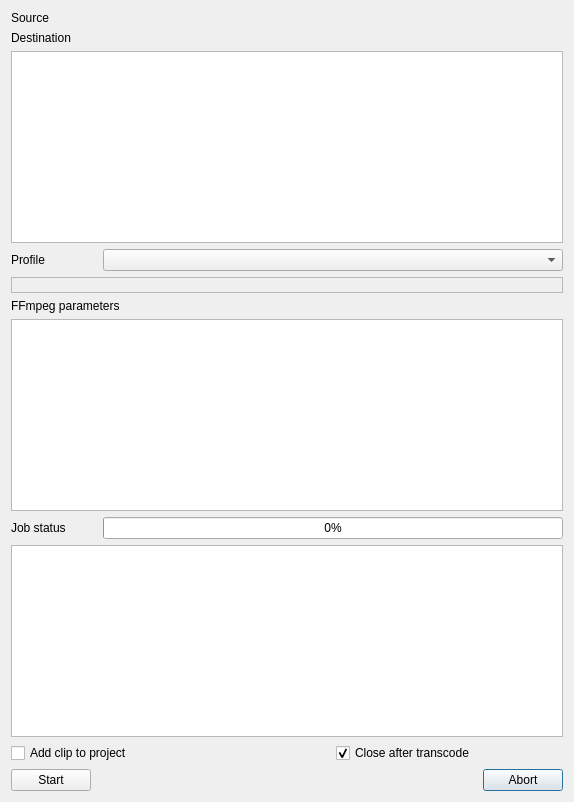
<?xml version="1.0" encoding="UTF-8"?>
<ui version="4.0">
 <author>
SPDX-FileCopyrightText: none
SPDX-License-Identifier: GPL-3.0-only OR LicenseRef-KDE-Accepted-GPL
 </author>
 <class>ClipTranscode_UI</class>
 <widget class="QDialog" name="ClipTranscode_UI">
  <property name="geometry">
   <rect>
    <x>0</x>
    <y>0</y>
    <width>574</width>
    <height>802</height>
   </rect>
  </property>
  <property name="windowTitle">
   <string>Dialog</string>
  </property>
  <layout class="QGridLayout" name="gridLayout">
   <item row="11" column="2">
    <spacer name="horizontalSpacer">
     <property name="orientation">
      <enum>Qt::Horizontal</enum>
     </property>
     <property name="sizeHint" stdset="0">
      <size>
       <width>40</width>
       <height>20</height>
      </size>
     </property>
    </spacer>
   </item>
   <item row="7" column="2" colspan="2">
    <widget class="QProgressBar" name="job_progress">
     <property name="value">
      <number>0</number>
     </property>
     <property name="format">
      <string>%p%</string>
     </property>
    </widget>
   </item>
   <item row="3" column="2" colspan="2">
    <widget class="KComboBox" name="profile_list"/>
   </item>
   <item row="11" column="3">
    <widget class="QDialogButtonBox" name="buttonBox">
     <property name="orientation">
      <enum>Qt::Horizontal</enum>
     </property>
     <property name="standardButtons">
      <set>QDialogButtonBox::Abort</set>
     </property>
    </widget>
   </item>
   <item row="5" column="0" colspan="4">
    <widget class="QLabel" name="ffmpeg_label">
     <property name="text">
      <string>FFmpeg parameters</string>
     </property>
    </widget>
   </item>
   <item row="2" column="0" colspan="4">
    <widget class="QListWidget" name="urls_list">
     <property name="sizePolicy">
      <sizepolicy hsizetype="Expanding" vsizetype="MinimumExpanding">
       <horstretch>0</horstretch>
       <verstretch>0</verstretch>
      </sizepolicy>
     </property>
     <property name="alternatingRowColors">
      <bool>true</bool>
     </property>
    </widget>
   </item>
   <item row="7" column="0">
    <widget class="QLabel" name="label_4">
     <property name="text">
      <string>Job status</string>
     </property>
    </widget>
   </item>
   <item row="0" column="1" colspan="3">
    <widget class="KUrlRequester" name="source_url" native="true"/>
   </item>
   <item row="1" column="0">
    <widget class="QLabel" name="label_dest">
     <property name="text">
      <string>Destination</string>
     </property>
    </widget>
   </item>
   <item row="8" column="0" colspan="4">
    <widget class="QTextEdit" name="log_text">
     <property name="sizePolicy">
      <sizepolicy hsizetype="Expanding" vsizetype="Maximum">
       <horstretch>0</horstretch>
       <verstretch>0</verstretch>
      </sizepolicy>
     </property>
     <property name="readOnly">
      <bool>true</bool>
     </property>
    </widget>
   </item>
   <item row="0" column="0">
    <widget class="QLabel" name="label_source">
     <property name="text">
      <string>Source</string>
     </property>
    </widget>
   </item>
   <item row="6" column="0" colspan="4">
    <widget class="QPlainTextEdit" name="ffmpeg_params">
     <property name="sizePolicy">
      <sizepolicy hsizetype="Expanding" vsizetype="Maximum">
       <horstretch>0</horstretch>
       <verstretch>0</verstretch>
      </sizepolicy>
     </property>
     <property name="readOnly">
      <bool>true</bool>
     </property>
    </widget>
   </item>
   <item row="9" column="3">
    <widget class="QCheckBox" name="auto_close">
     <property name="text">
      <string>Close after transcode</string>
     </property>
     <property name="checked">
      <bool>true</bool>
     </property>
    </widget>
   </item>
   <item row="4" column="0" colspan="4">
    <widget class="QLabel" name="transcode_info">
     <property name="frameShape">
      <enum>QFrame::StyledPanel</enum>
     </property>
     <property name="frameShadow">
      <enum>QFrame::Raised</enum>
     </property>
    </widget>
   </item>
   <item row="11" column="0">
    <widget class="QPushButton" name="button_start">
     <property name="text">
      <string comment="@action:button start transcode">Start</string>
     </property>
    </widget>
   </item>
   <item row="3" column="0">
    <widget class="QLabel" name="label_profile">
     <property name="text">
      <string>Profile</string>
     </property>
    </widget>
   </item>
   <item row="9" column="0" colspan="3">
    <widget class="QCheckBox" name="auto_add">
     <property name="text">
      <string>Add clip to project</string>
     </property>
    </widget>
   </item>
   <item row="1" column="1" colspan="3">
    <widget class="KUrlRequester" name="dest_url" native="true"/>
   </item>
  </layout>
 </widget>
 <customwidgets>
  <customwidget>
   <class>KComboBox</class>
   <extends>QComboBox</extends>
   <header>kcombobox.h</header>
  </customwidget>
  <customwidget>
   <class>KUrlRequester</class>
   <extends>QWidget</extends>
   <header>kurlrequester.h</header>
   <container>1</container>
  </customwidget>
 </customwidgets>
 <resources/>
 <connections>
  <connection>
   <sender>buttonBox</sender>
   <signal>accepted()</signal>
   <receiver>ClipTranscode_UI</receiver>
   <slot>accept()</slot>
   <hints>
    <hint type="sourcelabel">
     <x>248</x>
     <y>254</y>
    </hint>
    <hint type="destinationlabel">
     <x>157</x>
     <y>274</y>
    </hint>
   </hints>
  </connection>
  <connection>
   <sender>buttonBox</sender>
   <signal>rejected()</signal>
   <receiver>ClipTranscode_UI</receiver>
   <slot>reject()</slot>
   <hints>
    <hint type="sourcelabel">
     <x>316</x>
     <y>260</y>
    </hint>
    <hint type="destinationlabel">
     <x>286</x>
     <y>274</y>
    </hint>
   </hints>
  </connection>
 </connections>
</ui>
